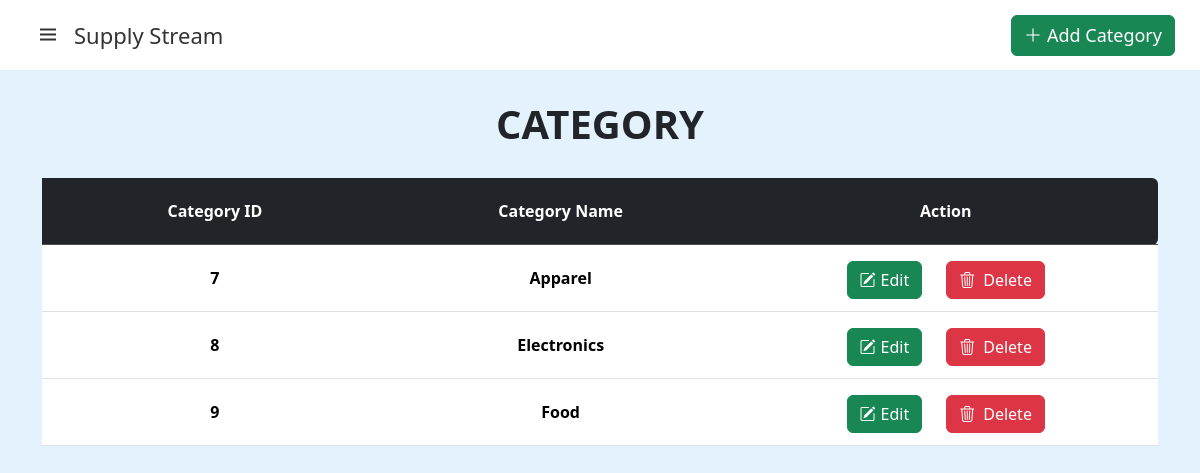
Page /page/category.php on the committed database.
### tables this page shows
CREATE TABLE `category` (
  `Category_Id` int(11) NOT NULL,
  `Category_Name` varchar(255) NOT NULL
);

### page/category.php (the view, shortened to what this page needs)
<!doctype html>
<html lang="en">
  <head>
    <link href="https://cdn.jsdelivr.net/npm/bootstrap@5.3.3/dist/css/bootstrap.min.css" rel="stylesheet">
    <link rel="stylesheet" href="/assets/Css/bootstrap.css">
    <link rel="stylesheet" href="/assets/Css/bootstrap.min.css">
    <link rel="stylesheet" href="/assets/Css/stylesheet.css">
    <link href='https://unpkg.com/boxicons@2.1.4/css/boxicons.min.css' rel='stylesheet'>
    <link rel="stylesheet" href="https://cdn.jsdelivr.net/npm/bootstrap-icons@1.11.3/font/bootstrap-icons.min.css">
  </head>
  <body>
  <nav>
  <div class="logo container">
    <i class="bx bx-menu menu-icon"></i>
    <span class="logo-name">Supply Stream</span>
  </div>
     <div class="container d-flex flex-row-reverse align-items-center">
        <button type="button" class="btn-add btn btn-success" data-bs-toggle="modal" data-bs-target="#addCategory">
            <i class="bi bi-plus-lg"></i>Add Category
    </div>
      </nav>
  <div>
    <h1 class="titleCategory text-center">CATEGORY</h1>
  </div>
    <?php
      require('../config/connect.php');
      $select = mysqli_query($con,
      "SELECT
        c.Category_Name,
        c.Category_Id
      FROM
          category c;")
    ?>
  <div class="container container-table">
    <table id="tableCategory" class="table-category table table-hover" >
      <thead class="table-dark text-light">
          <tr class="text-center">
            <th width= "10%" scope="col">Category ID</th>
            <th width= "10%" scope="col">Category Name</th>
            <th width= "10%" scope="col" class="rounded-end">Action</th>
          </tr>
        </thead>
        <?php
          while($row = mysqli_fetch_assoc($select))
          {
        ?>
        <tr class="align-middle">
            <th scope="row"><?php echo $row['Category_Id'];?></th>
            <td><?php echo $row['Category_Name'];?></td>
            <td>
            <div class="d-grid gap-2 d-md-flex justify-content-center">
            <a href="#" data-bs-toggle="modal" data-bs-target="#editModal<?php echo $row['Category_Id']; ?>" class="text-decoration-none text">
                <button class="btn btn-success me-3 btn-edit">
                    <i class="bi bi-pencil-square"></i>Edit
                </button>
            </a>
    <a href="../page/category.php?delete=<?php echo $row['Category_Id']; ?>" onclick="return confirmDelete();">
        <button class="btn btn-danger"><i class="bi bi-trash3 btn-delete me-2"></i>Delete</button>
    </a>
</td>
</tr>
          <?php }; ?>
    </table>
  </div>
  </body>
</html>

### assets/Css/stylesheet.css (style rules this page uses)
body { min-height: 100%; background: #e3f2fd; }
nav { z-index: 9999; position: fixed; top: 0; left: 0; height: 70px; width: 100%; display: flex; align-items: center; background: #fff; box-shadow: 0 0 1px rgba(0, 0, 0, 0.1); }
nav .logo { display: flex; align-items: center; margin: 0 24px; }
.logo .menu-icon { color: #333; font-size: 24px; margin-right: 14px; cursor: pointer; }
.logo .logo-name { color: #333; font-size: 22px; font-weight: 500; }
.titleCategory { margin-top: 100px; margin-bottom: 20px; font-weight: bold; }
.btn-edit i { margin-right: 5px; }
.btn-add { margin-top: 13px; margin-right: 13px; margin-bottom: 13px; font-size: 18px; }
.btn-add i { margin-right: 5px; }
.btn-edit { text-wrap: nowrap; margin-right: 10px; }
.table-category { margin-top: 10px; line-height: 50px; text-align: center; font-weight: bold; }
.container-table { max-height: 500px; overflow-y: auto; position: relative; }
#tableCategory thead th { position: sticky; top: 0; z-index: 12; }
#tableCategory { width: 100%; border-collapse: collapse; }

### rows in the picture
category: Category_Id "7", Category_Name "Apparel"
category: Category_Id "8", Category_Name "Electronics"
category: Category_Id "9", Category_Name "Food"
